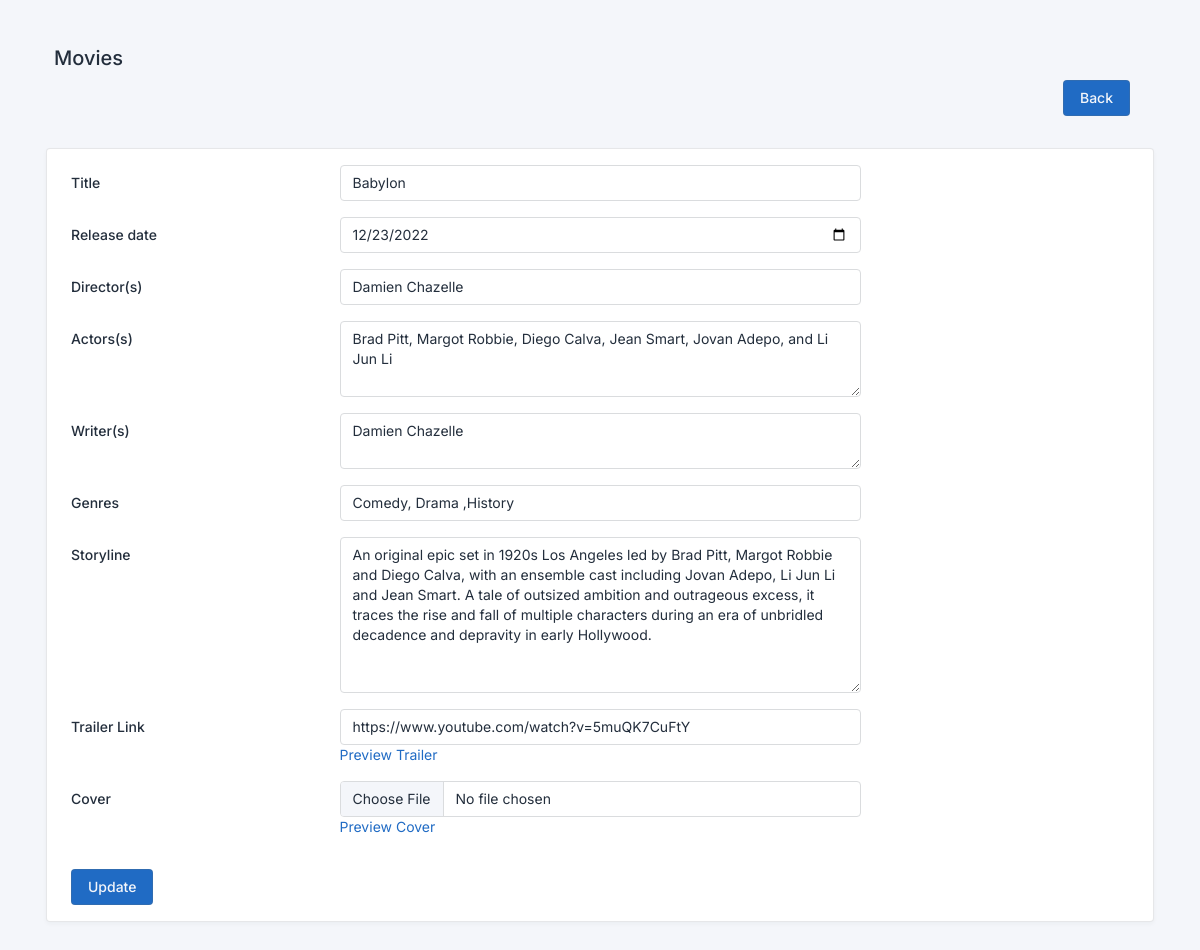
The page /edit_movie/1 on the database its author committed.
### movies/models.py (models this page shows, shortened)
class Movie(models.Model):
    title = models.CharField(max_length=300)
    release_date = models.DateField()
    directors = models.CharField(max_length=300)
    actors = models.TextField()
    writers = models.CharField(max_length=300)
    genres = models.CharField(max_length=100)
    storyline = models.TextField(blank=True, null=True)
    trailer_url = models.URLField()
    cover = models.ImageField(upload_to="media")
    created_at= models.DateTimeField(auto_now_add=True)
    updated_at = models.DateTimeField(auto_now=True)

### movies/views.py (the view)
# urls.py: path('edit_movie/<int:pk>',views.edit_movie, name="edit_movie"),
def edit_movie(request,pk):
    movie =Movie.objects.get(id=pk)
    context = {
        'movie':movie,
    }
    return render(request,'movies/edit_movie.html', context)

### templates/movies/edit_movie.html (shortened to what this page needs)
{% extends 'base.html' %}
{% load static %}
{% block content %}
<div class="row">
  <div class="col-12">
      <div class="page-title-box d-flex align-items-center justify-content-end pb-3">
          <div class="page-title-right">
            <a type="button" class="btn btn-primary w-100"
                href="{% url 'view_movies' %}">Back
            </a>
          </div>
      </div>
  </div>
</div>
<div class="card">
  <div class="card-body">
    <form  action="{% url 'update_movie' movie.id %}" method="post" enctype="multipart/form-data" >
      <div class="form-group mb-3 row">
        <label class="form-label col-3 col-form-label">Title</label>
        <div class="col-6">
          <input type="text" name="title" value="{{movie.title}}" class="form-control" placeholder="Movie title" />
        </div>
      </div>
      <div class="form-group mb-3 row">
        <label class="form-label col-3 col-form-label">Release date</label>
        <div class="col-6">
          <input type="date" name="release_date" value="{{movie.release_date|date:'Y-m-d'}}" class="form-control"/>
        </div>
      </div>
      <div class="form-group mb-3 row">
        <label class="form-label col-3 col-form-label">Director(s)</label>
        <div class="col-6">
          <input type="text" name="directors" value="{{movie.directors}}"class="form-control" placeholder="Directors"/>
        </div>
      </div>
      <div class="form-group mb-3 row">
        <label class="form-label col-3 col-form-label">Actors(s)</label>
        <div class="col-6">
          <textarea name="actors" class="form-control" cols="30" rows="3" placeholder="Actors">{{movie.actors}}</textarea>
        </div>
      </div>
      <div class="form-group mb-3 row">
        <label class="form-label col-3 col-form-label">Writer(s)</label>
        <div class="col-6">
          <textarea name="writers" class="form-control" cols="30" rows="2" placeholder="Writer(s)">{{movie.writers}}</textarea>
        </div>
      </div>
      <div class="form-group mb-3 row">
        <label class="form-label col-3 col-form-label">Genres</label>
        <div class="col-6">
          <input type="text" name="genres" value="{{movie.genres}}" class="form-control" placeholder="Genres"/>
        </div>
      </div>
      <div class="form-group mb-3 row">
        <label class="form-label col-3 col-form-label">Storyline</label>
        <div class="col-6">
          <textarea name="storyline" class="form-control" cols="30" rows="7" placeholder="Storyline">{{movie.storyline}}</textarea>
        </div>
      </div>
      <div class="form-group mb-3 row">
        <label class="form-label col-3 col-form-label">Trailer Link</label>
        <div class="col-6">
          <input type="text" name="trailer_url" value="{{movie.trailer_url}}" class="form-control" placeholder="Trailer link"/>
          <span class="mt-2"><a href="../../{{movie.trailer_url}}">Preview Trailer</a></span>
        </div>
      </div>
      <div class="form-group mb-3 row">
        <label class="form-label col-3 col-form-label">Cover</label>
        <div class="col-6">
          <input type="file" name="upload" value="{{movie.cover}}" accept="image/*" class="form-control" placeholder="Cover"/>
          <span class="mt-2"><a href="../media/{{movie.cover}}">Preview Cover</a></span>
        </div>
      </div>
      <div class="form-footer">
        <button type="submit" class="btn btn-primary">Update</button>
      </div>
    </form>
  </div>
</div>
{% endblock %}

### rows shown on the page
Movie: title "Babylon", release_date "12/23/2022", directors "Damien Chazelle", actors "Brad Pitt, Margot Robbie, Diego Calva, Jean Smart, Jovan Adepo, and Li Jun Li", writers "Damien Chazelle", genres "Comedy, Drama ,History", storyline "An original epic set in 1920s Los Angeles led by Brad Pitt, Margot Robbie and Diego Calva, with an ensemble cast including Jovan Adepo, Li Jun Li and Jean Smart. A tale of outsized ambition and outrageous excess, it traces the rise and fall of multiple characters during an era of unbridled decadence and depravity in early Hollywood.", trailer_url "https://www.youtube.com/watch?v=5muQK7CuFtY"
